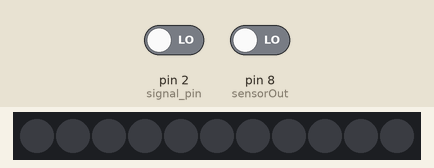
The sketch below on a simulated Arduino Uno, built with avr-gcc and run on an emulated ATmega328P. Shown: 11 RGB LEDs in strip order, left to right. The test bench sets the inputs (shaded band); at power-on: pin 2 (signal_pin) LOW, pin 8 (sensorOut) LOW. What the sketch prints to the serial monitor is not drawn.

Above: at 3.6 s.
3.7 s: pin 2 (signal_pin) driven HIGH
At 8.4 s:
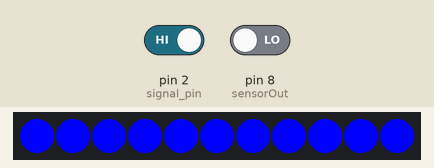
8.6 s: pin 2 (signal_pin) driven LOW
At 9.1 s:
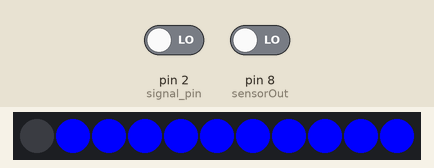
Timing chart, 0 to 11.6 s (numbered marks = the images above; inputs shaded):
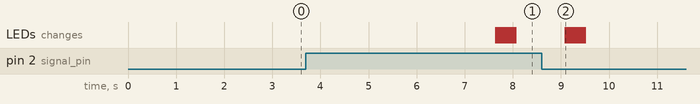

Measured:
- after the input at 3.7 s, the LEDs: first change after 3.9 s (image 1 shows a later state)
- after the input at 8.6 s, the LEDs: change after 0.49 s (image 2)

The sketch:

LEDStribTest1.ino
```cpp
#include <FastLED.h>

#define LED_PIN 10
#define NUM_LEDS 11

// IR sensor
#define signal_pin 2

#define S0 4
#define S1 5
#define S2 6
#define S3 7
#define sensorOut 8

int frequencyR = 0;
int frequencyG = 0;
int frequencyB = 0;


//int redColor = 0;
//int greenColor = 0;
//int blueColor = 0;

CRGB leds[NUM_LEDS];


void setup() {
FastLED.addLeds<WS2812, LED_PIN, GRB>(leds, NUM_LEDS);

  pinMode(S0, OUTPUT);
  pinMode(S1, OUTPUT);
  pinMode(S2, OUTPUT);
  pinMode(S3, OUTPUT);
  pinMode(sensorOut, INPUT);

  // Setting frequency-scaling to 20%

  digitalWrite(S0,HIGH);
  digitalWrite(S1,LOW);

  // IR sensor
  pinMode(signal_pin, INPUT);

  Serial.begin(9600);
}


void loop() {

// IR sensoor
  if(digitalRead(signal_pin) == HIGH){
      Serial.println("Movement detected.");
      //Setting red filtered photodiodes to be read
  digitalWrite(S2, LOW);
  digitalWrite(S3, LOW);

  // Reading the output frequency
  frequencyR = pulseIn(sensorOut, LOW);
  //Remap

frequencyR = map(frequencyR, 41,89, 255, 0);
if(frequencyR <= 0){
  frequencyR = 0;
  }
  else if(frequencyR >= 255){
  frequencyR = 255;
  frequencyG = 1;
  frequencyB = 1;
  }

  //Printing the value on the serial monitor
  Serial.print("R= ");//printing name
  Serial.print(frequencyR);//printing RED color frequency
  Serial.print(" ");

  delay(100);


  //Setting green filtered photodiodes to be read
  digitalWrite(S2, HIGH);
  digitalWrite(S3, HIGH);

  // Reading the output frequency
  frequencyG = pulseIn(sensorOut, LOW);
  //Remap
frequencyG = map(frequencyG, 58,185, 255, 0);
  //Printing the value on the serial monitor
if(frequencyG <= 0){
  frequencyG = 0;
  }
    else if(frequencyG >= 255){
  frequencyG = 255;
  frequencyR = 0;
  frequencyB = 0;
  }
  Serial.print("G= ");//printing name
  Serial.print(frequencyG);//printing RED color frequency
  Serial.print(" ");

  delay(100);


  //Setting red filtered photodiodes to be read
  digitalWrite(S2, LOW);
  digitalWrite(S3, HIGH);

  // Reading the output frequency
  frequencyB = pulseIn(sensorOut, LOW);
  //Remap
frequencyB = map(frequencyB, 20,50, 255, 0);
//frequencyB = map(frequencyB, 20,100, 255, 0);

  //Printing the value on the serial monitor
if(frequencyB <= 0){
  frequencyB = 0;
  }
    else if(frequencyB >= 255){
  frequencyB = 255;
  frequencyR = 0;
  frequencyG = 0;
  }
  Serial.print("B= ");//printing name
  Serial.print(frequencyB);//printing RED color frequency
  Serial.println(" ");

  delay(100);


for (int i = 0; i <= 10; i++){
  leds[i] = CRGB(frequencyR,frequencyG,frequencyB);
  FastLED.show();
  delay(40);
  }
    }


    else{
      Serial.println("Did not detect any movement.");

for (int i = 0; i <= 10; i++){
  leds[i] = CRGB(0,0,0);
  FastLED.show();
  delay(40);
  }
      }
      delay(1000);


}
```
